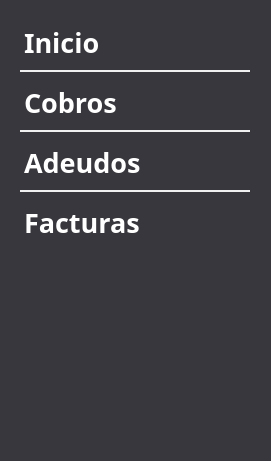
  <widget class="QFrame" name="frame">
   <property name="geometry">
    <rect>
     <x>30</x>
     <y>160</y>
     <width>271</width>
     <height>461</height>
    </rect>
   </property>
   <property name="styleSheet">
    <string notr="true">QFrame {
    background-color: #37373d;  /* Color de fondo semitransparente */
    border-radius: 30px;                         /* Bordes redondeados */
   
}</string>
   </property>
   <property name="frameShape">
    <enum>QFrame::StyledPanel</enum>
   </property>
   <property name="frameShadow">
    <enum>QFrame::Raised</enum>
   </property>
   <widget class="QTextBrowser" name="menuOption1">
    <property name="geometry">
     <rect>
      <x>20</x>
      <y>20</y>
      <width>101</width>
      <height>51</height>
     </rect>
    </property>
    <property name="palette">
     <palette>
      <active>
       <colorrole role="Button">
        <brush brushstyle="SolidPattern">
         <color alpha="255">
          <red>55</red>
          <green>55</green>
          <blue>61</blue>
         </color>
        </brush>
       </colorrole>
       <colorrole role="Text">
        <brush brushstyle="SolidPattern">
         <color alpha="255">
          <red>255</red>
          <green>255</green>
          <blue>255</blue>
         </color>
        </brush>
       </colorrole>
       <colorrole role="Base">
        <brush brushstyle="SolidPattern">
         <color alpha="255">
          <red>55</red>
          <green>55</green>
          <blue>61</blue>
         </color>
        </brush>
       </colorrole>
       <colorrole role="Window">
        <brush brushstyle="SolidPattern">
         <color alpha="255">
          <red>55</red>
          <green>55</green>
          <blue>61</blue>
         </color>
        </brush>
       </colorrole>
      </active>
      <inactive>
       <colorrole role="Button">
        <brush brushstyle="SolidPattern">
         <color alpha="255">
          <red>55</red>
          <green>55</green>
          <blue>61</blue>
         </color>
        </brush>
       </colorrole>
       <colorrole role="Text">
        <brush brushstyle="SolidPattern">
         <color alpha="255">
          <red>255</red>
          <green>255</green>
          <blue>255</blue>
         </color>
        </brush>
       </colorrole>
       <colorrole role="Base">
        <brush brushstyle="SolidPattern">
         <color alpha="255">
          <red>55</red>
          <green>55</green>
          <blue>61</blue>
         </color>
        </brush>
       </colorrole>
       <colorrole role="Window">
        <brush brushstyle="SolidPattern">
         <color alpha="255">
          <red>55</red>
          <green>55</green>
          <blue>61</blue>
         </color>
        </brush>
       </colorrole>
      </inactive>
      <disabled>
       <colorrole role="Button">
        <brush brushstyle="SolidPattern">
         <color alpha="255">
          <red>55</red>
          <green>55</green>
          <blue>61</blue>
         </color>
        </brush>
       </colorrole>
       <colorrole role="Text">
        <brush brushstyle="SolidPattern">
         <color alpha="255">
          <red>120</red>
          <green>120</green>
          <blue>120</blue>
         </color>
        </brush>
       </colorrole>
       <colorrole role="Base">
        <brush brushstyle="SolidPattern">
         <color alpha="255">
          <red>55</red>
          <green>55</green>
          <blue>61</blue>
         </color>
        </brush>
       </colorrole>
       <colorrole role="Window">
        <brush brushstyle="SolidPattern">
         <color alpha="255">
          <red>55</red>
          <green>55</green>
          <blue>61</blue>
         </color>
        </brush>
       </colorrole>
      </disabled>
     </palette>
    </property>
    <property name="font">
     <font>
      <family>Montserrat</family>
      <pointsize>10</pointsize>
      <weight>75</weight>
      <bold>true</bold>
     </font>
    </property>
    <property name="html">
     <string>&lt;!DOCTYPE HTML PUBLIC &quot;-//W3C//DTD HTML 4.0//EN&quot; &quot;http://www.w3.org/TR/REC-html40/strict.dtd&quot;&gt;
&lt;html&gt;&lt;head&gt;&lt;meta name=&quot;qrichtext&quot; content=&quot;1&quot; /&gt;&lt;style type=&quot;text/css&quot;&gt;
p, li { white-space: pre-wrap; }
&lt;/style&gt;&lt;/head&gt;&lt;body style=&quot; font-family:'Montserrat'; font-size:10pt; font-weight:600; font-style:normal;&quot;&gt;
&lt;p style=&quot; margin-top:0px; margin-bottom:0px; margin-left:0px; margin-right:0px; -qt-block-indent:0; text-indent:0px;&quot;&gt;&lt;span style=&quot; font-size:20pt;&quot;&gt;Inicio&lt;/span&gt;&lt;/p&gt;&lt;/body&gt;&lt;/html&gt;</string>
    </property>
   </widget>
   <widget class="QTextBrowser" name="menuOption2">
    <property name="geometry">
     <rect>
      <x>20</x>
      <y>80</y>
      <width>121</width>
      <height>51</height>
     </rect>
    </property>
    <property name="palette">
     <palette>
      <active>
       <colorrole role="Button">
        <brush brushstyle="SolidPattern">
         <color alpha="255">
          <red>55</red>
          <green>55</green>
          <blue>61</blue>
         </color>
        </brush>
       </colorrole>
       <colorrole role="Text">
        <brush brushstyle="SolidPattern">
         <color alpha="255">
          <red>255</red>
          <green>255</green>
          <blue>255</blue>
         </color>
        </brush>
       </colorrole>
       <colorrole role="Base">
        <brush brushstyle="SolidPattern">
         <color alpha="255">
          <red>55</red>
          <green>55</green>
          <blue>61</blue>
         </color>
        </brush>
       </colorrole>
       <colorrole role="Window">
        <brush brushstyle="SolidPattern">
         <color alpha="255">
          <red>55</red>
          <green>55</green>
          <blue>61</blue>
         </color>
        </brush>
       </colorrole>
      </active>
      <inactive>
       <colorrole role="Button">
        <brush brushstyle="SolidPattern">
         <color alpha="255">
          <red>55</red>
          <green>55</green>
          <blue>61</blue>
         </color>
        </brush>
       </colorrole>
       <colorrole role="Text">
        <brush brushstyle="SolidPattern">
         <color alpha="255">
          <red>255</red>
          <green>255</green>
          <blue>255</blue>
         </color>
        </brush>
       </colorrole>
       <colorrole role="Base">
        <brush brushstyle="SolidPattern">
         <color alpha="255">
          <red>55</red>
          <green>55</green>
          <blue>61</blue>
         </color>
        </brush>
       </colorrole>
       <colorrole role="Window">
        <brush brushstyle="SolidPattern">
         <color alpha="255">
          <red>55</red>
          <green>55</green>
          <blue>61</blue>
         </color>
        </brush>
       </colorrole>
      </inactive>
      <disabled>
       <colorrole role="Button">
        <brush brushstyle="SolidPattern">
         <color alpha="255">
          <red>55</red>
          <green>55</green>
          <blue>61</blue>
         </color>
        </brush>
       </colorrole>
       <colorrole role="Text">
        <brush brushstyle="SolidPattern">
         <color alpha="255">
          <red>120</red>
          <green>120</green>
          <blue>120</blue>
         </color>
        </brush>
       </colorrole>
       <colorrole role="Base">
        <brush brushstyle="SolidPattern">
         <color alpha="255">
          <red>55</red>
          <green>55</green>
          <blue>61</blue>
         </color>
        </brush>
       </colorrole>
       <colorrole role="Window">
        <brush brushstyle="SolidPattern">
         <color alpha="255">
          <red>55</red>
          <green>55</green>
          <blue>61</blue>
         </color>
        </brush>
       </colorrole>
      </disabled>
     </palette>
    </property>
    <property name="font">
     <font>
      <family>Montserrat</family>
      <pointsize>10</pointsize>
     </font>
    </property>
    <property name="html">
     <string>&lt;!DOCTYPE HTML PUBLIC &quot;-//W3C//DTD HTML 4.0//EN&quot; &quot;http://www.w3.org/TR/REC-html40/strict.dtd&quot;&gt;
&lt;html&gt;&lt;head&gt;&lt;meta name=&quot;qrichtext&quot; content=&quot;1&quot; /&gt;&lt;style type=&quot;text/css&quot;&gt;
p, li { white-space: pre-wrap; }
&lt;/style&gt;&lt;/head&gt;&lt;body style=&quot; font-family:'Montserrat'; font-size:10pt; font-weight:400; font-style:normal;&quot;&gt;
&lt;p style=&quot; margin-top:0px; margin-bottom:0px; margin-left:0px; margin-right:0px; -qt-block-indent:0; text-indent:0px;&quot;&gt;&lt;span style=&quot; font-size:20pt; font-weight:600;&quot;&gt;Cobros&lt;/span&gt;&lt;/p&gt;&lt;/body&gt;&lt;/html&gt;</string>
    </property>
   </widget>
   <widget class="QTextBrowser" name="menuOption3">
    <property name="geometry">
     <rect>
      <x>20</x>
      <y>140</y>
      <width>161</width>
      <height>51</height>
     </rect>
    </property>
    <property name="palette">
     <palette>
      <active>
       <colorrole role="Button">
        <brush brushstyle="SolidPattern">
         <color alpha="255">
          <red>55</red>
          <green>55</green>
          <blue>61</blue>
         </color>
        </brush>
       </colorrole>
       <colorrole role="Text">
        <brush brushstyle="SolidPattern">
         <color alpha="255">
          <red>255</red>
          <green>255</green>
          <blue>255</blue>
         </color>
        </brush>
       </colorrole>
       <colorrole role="Base">
        <brush brushstyle="SolidPattern">
         <color alpha="255">
          <red>55</red>
          <green>55</green>
          <blue>61</blue>
         </color>
        </brush>
       </colorrole>
       <colorrole role="Window">
        <brush brushstyle="SolidPattern">
         <color alpha="255">
          <red>55</red>
          <green>55</green>
          <blue>61</blue>
         </color>
        </brush>
       </colorrole>
      </active>
      <inactive>
       <colorrole role="Button">
        <brush brushstyle="SolidPattern">
         <color alpha="255">
          <red>55</red>
          <green>55</green>
          <blue>61</blue>
         </color>
        </brush>
       </colorrole>
       <colorrole role="Text">
        <brush brushstyle="SolidPattern">
         <color alpha="255">
          <red>255</red>
          <green>255</green>
          <blue>255</blue>
         </color>
        </brush>
       </colorrole>
       <colorrole role="Base">
        <brush brushstyle="SolidPattern">
         <color alpha="255">
          <red>55</red>
          <green>55</green>
          <blue>61</blue>
         </color>
        </brush>
       </colorrole>
       <colorrole role="Window">
        <brush brushstyle="SolidPattern">
         <color alpha="255">
          <red>55</red>
          <green>55</green>
          <blue>61</blue>
         </color>
        </brush>
       </colorrole>
      </inactive>
      <disabled>
       <colorrole role="Button">
        <brush brushstyle="SolidPattern">
         <color alpha="255">
          <red>55</red>
          <green>55</green>
          <blue>61</blue>
         </color>
        </brush>
       </colorrole>
       <colorrole role="Text">
        <brush brushstyle="SolidPattern">
         <color alpha="255">
          <red>120</red>
          <green>120</green>
          <blue>120</blue>
         </color>
        </brush>
       </colorrole>
       <colorrole role="Base">
        <brush brushstyle="SolidPattern">
         <color alpha="255">
          <red>55</red>
          <green>55</green>
          <blue>61</blue>
         </color>
        </brush>
       </colorrole>
       <colorrole role="Window">
        <brush brushstyle="SolidPattern">
         <color alpha="255">
          <red>55</red>
          <green>55</green>
          <blue>61</blue>
         </color>
        </brush>
       </colorrole>
      </disabled>
     </palette>
    </property>
    <property name="font">
     <font>
      <family>Montserrat</family>
      <pointsize>10</pointsize>
     </font>
    </property>
    <property name="html">
     <string>&lt;!DOCTYPE HTML PUBLIC &quot;-//W3C//DTD HTML 4.0//EN&quot; &quot;http://www.w3.org/TR/REC-html40/strict.dtd&quot;&gt;
&lt;html&gt;&lt;head&gt;&lt;meta name=&quot;qrichtext&quot; content=&quot;1&quot; /&gt;&lt;style type=&quot;text/css&quot;&gt;
p, li { white-space: pre-wrap; }
&lt;/style&gt;&lt;/head&gt;&lt;body style=&quot; font-family:'Montserrat'; font-size:10pt; font-weight:400; font-style:normal;&quot;&gt;
&lt;p style=&quot; margin-top:0px; margin-bottom:0px; margin-left:0px; margin-right:0px; -qt-block-indent:0; text-indent:0px;&quot;&gt;&lt;span style=&quot; font-size:20pt; font-weight:600;&quot;&gt;Adeudos&lt;/span&gt;&lt;/p&gt;&lt;/body&gt;&lt;/html&gt;</string>
    </property>
   </widget>
   <widget class="QTextBrowser" name="menuOption4">
    <property name="geometry">
     <rect>
      <x>20</x>
      <y>200</y>
      <width>161</width>
      <height>51</height>
     </rect>
    </property>
    <property name="palette">
     <palette>
      <active>
       <colorrole role="Button">
        <brush brushstyle="SolidPattern">
         <color alpha="255">
          <red>55</red>
          <green>55</green>
          <blue>61</blue>
         </color>
        </brush>
       </colorrole>
       <colorrole role="Text">
        <brush brushstyle="SolidPattern">
         <color alpha="255">
          <red>255</red>
          <green>255</green>
          <blue>255</blue>
         </color>
        </brush>
       </colorrole>
       <colorrole role="Base">
        <brush brushstyle="SolidPattern">
         <color alpha="255">
          <red>55</red>
          <green>55</green>
          <blue>61</blue>
         </color>
        </brush>
       </colorrole>
       <colorrole role="Window">
        <brush brushstyle="SolidPattern">
         <color alpha="255">
          <red>55</red>
          <green>55</green>
          <blue>61</blue>
         </color>
        </brush>
       </colorrole>
      </active>
      <inactive>
       <colorrole role="Button">
        <brush brushstyle="SolidPattern">
         <color alpha="255">
          <red>55</red>
          <green>55</green>
          <blue>61</blue>
         </color>
        </brush>
       </colorrole>
       <colorrole role="Text">
        <brush brushstyle="SolidPattern">
         <color alpha="255">
          <red>255</red>
          <green>255</green>
          <blue>255</blue>
         </color>
        </brush>
       </colorrole>
       <colorrole role="Base">
        <brush brushstyle="SolidPattern">
         <color alpha="255">
          <red>55</red>
          <green>55</green>
          <blue>61</blue>
         </color>
        </brush>
       </colorrole>
       <colorrole role="Window">
        <brush brushstyle="SolidPattern">
         <color alpha="255">
          <red>55</red>
          <green>55</green>
          <blue>61</blue>
         </color>
        </brush>
       </colorrole>
      </inactive>
      <disabled>
       <colorrole role="Button">
        <brush brushstyle="SolidPattern">
         <color alpha="255">
          <red>55</red>
          <green>55</green>
          <blue>61</blue>
         </color>
        </brush>
       </colorrole>
       <colorrole role="Text">
        <brush brushstyle="SolidPattern">
         <color alpha="255">
          <red>120</red>
          <green>120</green>
          <blue>120</blue>
         </color>
        </brush>
       </colorrole>
       <colorrole role="Base">
        <brush brushstyle="SolidPattern">
         <color alpha="255">
          <red>55</red>
          <green>55</green>
          <blue>61</blue>
         </color>
        </brush>
       </colorrole>
       <colorrole role="Window">
        <brush brushstyle="SolidPattern">
         <color alpha="255">
          <red>55</red>
          <green>55</green>
          <blue>61</blue>
         </color>
        </brush>
       </colorrole>
      </disabled>
     </palette>
    </property>
    <property name="font">
     <font>
      <family>Montserrat</family>
      <pointsize>10</pointsize>
     </font>
    </property>
    <property name="html">
     <string>&lt;!DOCTYPE HTML PUBLIC &quot;-//W3C//DTD HTML 4.0//EN&quot; &quot;http://www.w3.org/TR/REC-html40/strict.dtd&quot;&gt;
&lt;html&gt;&lt;head&gt;&lt;meta name=&quot;qrichtext&quot; content=&quot;1&quot; /&gt;&lt;style type=&quot;text/css&quot;&gt;
p, li { white-space: pre-wrap; }
&lt;/style&gt;&lt;/head&gt;&lt;body style=&quot; font-family:'Montserrat'; font-size:10pt; font-weight:400; font-style:normal;&quot;&gt;
&lt;p style=&quot; margin-top:0px; margin-bottom:0px; margin-left:0px; margin-right:0px; -qt-block-indent:0; text-indent:0px;&quot;&gt;&lt;span style=&quot; font-size:20pt; font-weight:600;&quot;&gt;Facturas&lt;/span&gt;&lt;/p&gt;&lt;/body&gt;&lt;/html&gt;</string>
    </property>
   </widget>
   <widget class="QFrame" name="frame_2">
    <property name="geometry">
     <rect>
      <x>20</x>
      <y>70</y>
      <width>230</width>
      <height>2</height>
     </rect>
    </property>
    <property name="styleSheet">
     <string notr="true">QFrame {
    border: none;       /* Color y grosor del borde */
    border-radius: 55px;          /* Radio de las esquinas */
    background-color: #f0f0f0;    /* Color de fondo */
    margin: 0px;                  /* Margen externo a 0 */
    padding: 0px;                 /* Espaciado interno a 0 */
}

</string>
    </property>
    <property name="frameShape">
     <enum>QFrame::StyledPanel</enum>
    </property>
    <property name="frameShadow">
     <enum>QFrame::Raised</enum>
    </property>
   </widget>
   <widget class="QFrame" name="frame_3">
    <property name="geometry">
     <rect>
      <x>20</x>
      <y>130</y>
      <width>230</width>
      <height>2</height>
     </rect>
    </property>
    <property name="styleSheet">
     <string notr="true">QFrame {
    border: none;       /* Color y grosor del borde */
    border-radius: 55px;          /* Radio de las esquinas */
    background-color: #f0f0f0;    /* Color de fondo */
    margin: 0px;                  /* Margen externo a 0 */
    padding: 0px;                 /* Espaciado interno a 0 */
}

</string>
    </property>
    <property name="frameShape">
     <enum>QFrame::StyledPanel</enum>
    </property>
    <property name="frameShadow">
     <enum>QFrame::Raised</enum>
    </property>
   </widget>
   <widget class="QFrame" name="frame_4">
    <property name="geometry">
     <rect>
      <x>20</x>
      <y>190</y>
      <width>230</width>
      <height>2</height>
     </rect>
    </property>
    <property name="styleSheet">
     <string notr="true">QFrame {
    border: none;       /* Color y grosor del borde */
    border-radius: 55px;          /* Radio de las esquinas */
    background-color: #f0f0f0;    /* Color de fondo */
    margin: 0px;                  /* Margen externo a 0 */
    padding: 0px;                 /* Espaciado interno a 0 */
}

</string>
    </property>
    <property name="frameShape">
     <enum>QFrame::StyledPanel</enum>
    </property>
    <property name="frameShadow">
     <enum>QFrame::Raised</enum>
    </property>
   </widget>
  </widget>
